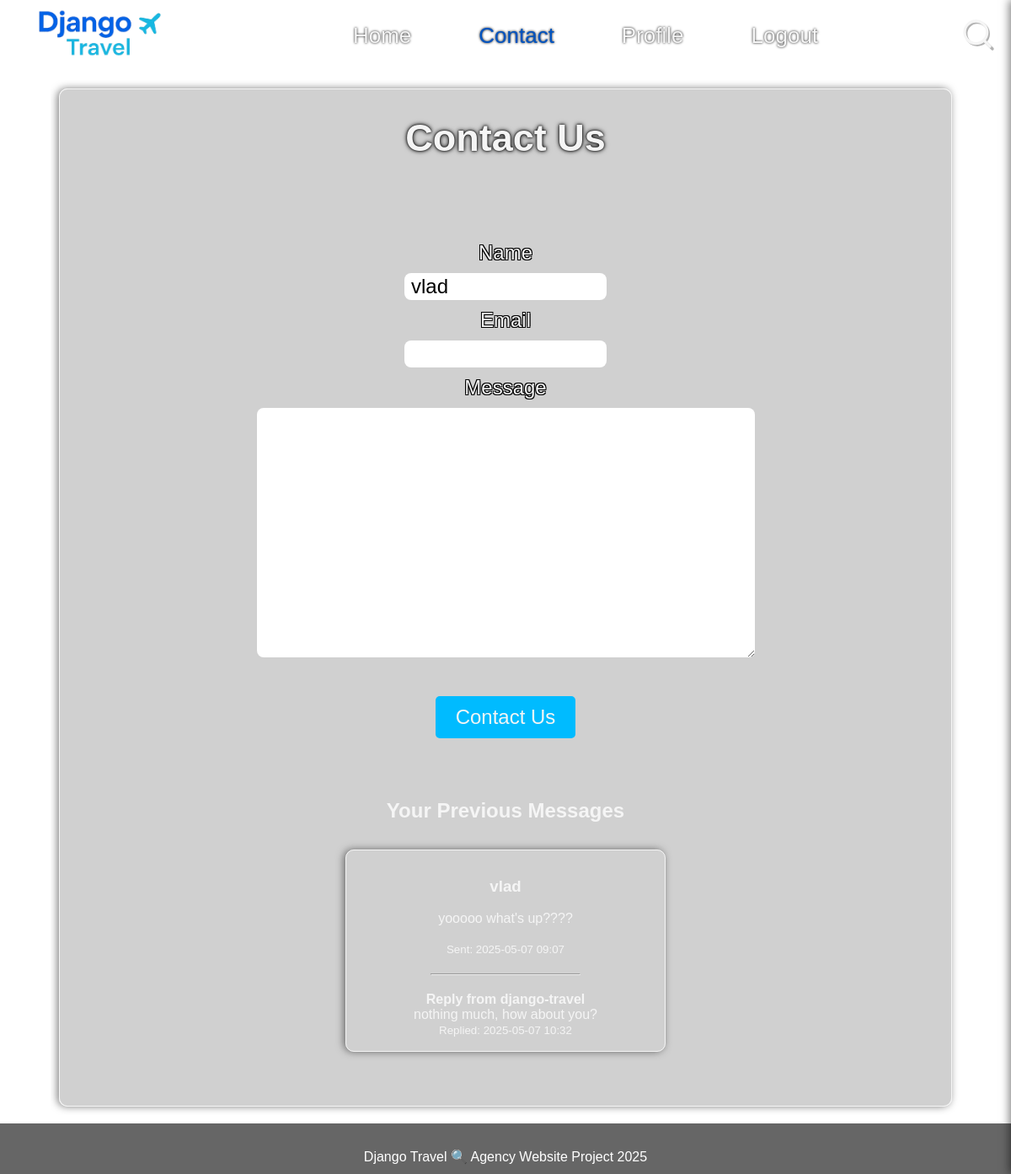
Before: /contact/ (signed in) with the older database file.
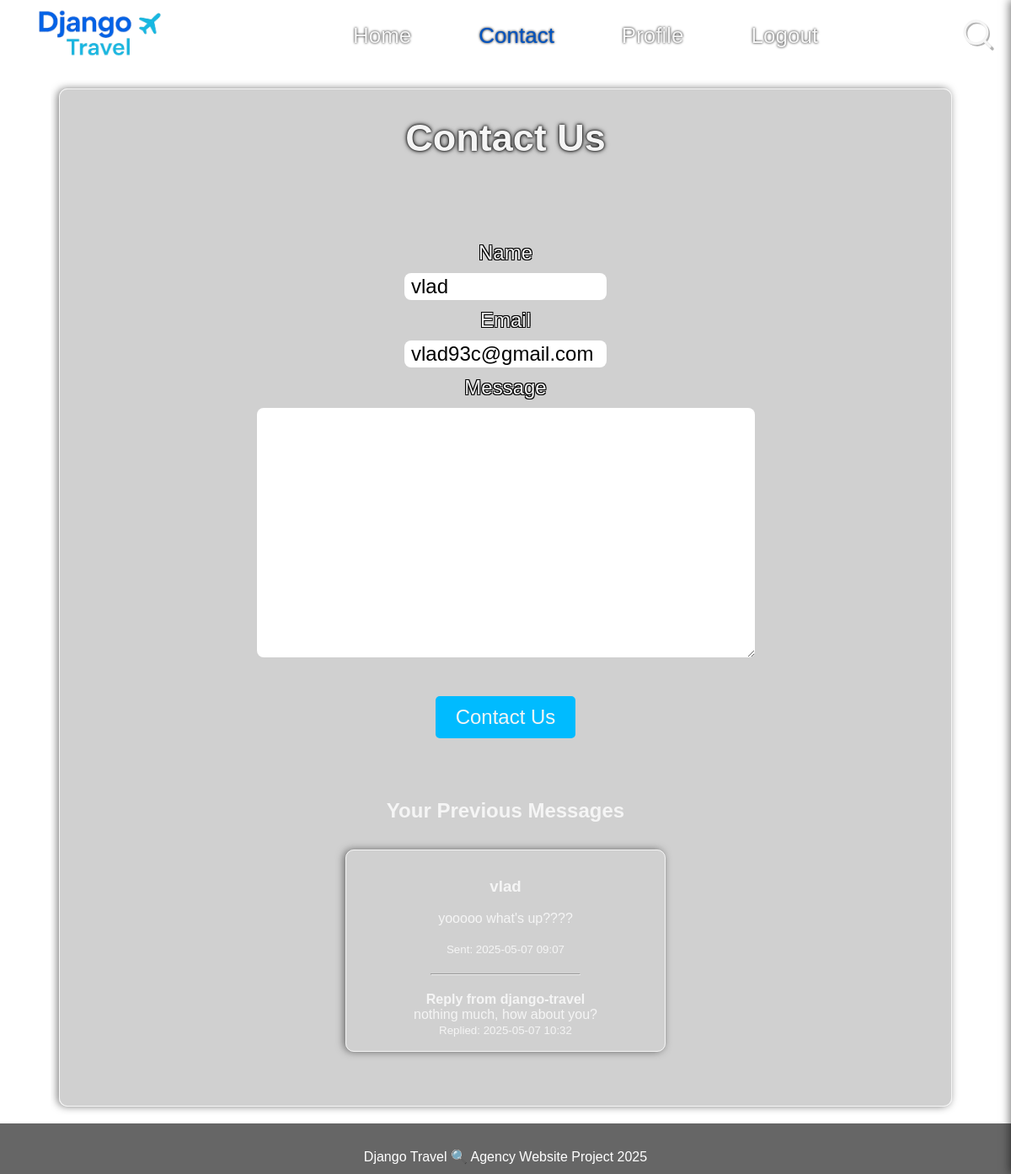
After: the same page with the newer database file.
### travel/models/contact_models.py (models this page shows, shortened)
class ContactMessage(models.Model):
    user = models.ForeignKey(
        settings.AUTH_USER_MODEL, on_delete=models.SET_NULL, null=True, blank=True
    )
    name = models.CharField(max_length=100)
    email = models.EmailField()
    message = models.TextField()
    created_at = models.DateTimeField(auto_now_add=True)
    reply_message = models.TextField(blank=True)
    replied = models.BooleanField(default=False)
    replied_at = models.DateTimeField(null=True, blank=True)

### accounts/models.py (models this page shows, shortened)
class CustomUser(AbstractUser):
    username = models.CharField(
        unique=True,
        validators=[username_validator],
        max_length=20,
        )
    email = models.EmailField(
            unique=True,
            validators=[EmailValidator()], # Use Django's built-in EmailValidator
            max_length=254,
        )
    groups = models.ManyToManyField('auth.Group',
                                    related_name='customuser_set',
                                    blank=True)
    user_permissions = models.ManyToManyField('auth.Permission',
                                              related_name='customuser_permissions',
                                              blank=True)
    name = models.CharField(max_length=50, blank=True, help_text="First name of the user")
    surname = models.CharField(max_length=50, blank=True, help_text="Last name of the user")
    country = models.CharField(max_length=50, blank=True, help_text="Country of the user")

### travel/views/contact_views.py (the view, shortened to what this page needs)
# urls.py: path('contact/', ContactFormView.as_view(), name='contact')
class ContactFormView(SuccessMessageMixin, FormView):
    template_name = 'contact/contact.html'
    form_class = ContactForm
    success_url = reverse_lazy('contact')
    success_message = "Thank you for your message!"
    def get_initial(self):
        initial = super().get_initial()
        if self.request.user.is_authenticated:
            initial['name'] = self.request.user.username
            initial['email'] = self.request.user.email
        return initial
    def get_context_data(self, **kwargs):
        context = super().get_context_data(**kwargs)
        if self.request.user.is_authenticated:
            context['user_messages'] = ContactMessage.objects.filter(
                user=self.request.user
            ).order_by('-created_at')
        return context

### travel/forms/contact_forms.py (shortened to what this page needs)
class ContactForm(forms.Form):
    name = forms.CharField(
        max_length=100,
        widget=forms.TextInput(attrs={
            'autofocus': 'autofocus',
            'autocomplete': 'name'
        })
    )
    email = forms.EmailField(
        widget=forms.EmailInput(attrs={
            'autocomplete': 'email'
        })
    )
    message = forms.CharField(
        widget=forms.Textarea(attrs={
            'autocomplete': 'off'
        })
    )

### travel/context_processors.py (called while the page is built)
def trip_search_form(request):
    countries_json = json.dumps([
        {'id': country.id, 'name': country.name, 'continent_id': country.continent.id}
        for country in Country.objects.all()
    ])
    continents_json = json.dumps([
        {'id': continent.id, 'name': continent.name}
        for continent in Continent.objects.all()
    ])
    cities_json = json.dumps([
        {'id': city.id, 'name': city.name, 'country_id': city.country.id, 'continent_id': city.country.continent.id}
        for city in City.objects.all()
    ])
    return {
        'trip_search_form': TripSearchForm(),
        'countries_json': countries_json,
        'continents_json': continents_json,
        'cities_json': cities_json,
    }

### travel/models/location_models.py (called while the page is built)
    def __str__(self):
        return self.name

    def __str__(self):
        return self.name

    def __str__(self):
        return self.name

    def __str__(self):
        return self.name

### pages/templates/contact/contact.html (shortened to what this page needs)
{% extends "base.html" %}
{% load static %}
{% block content %}
<div class="container-presets contact-us-container">
    <h1 class="title1-presets">Contact Us</h1>
    <div class="contact-us-form">
        <form method="post">
            <div>
                <label for="{{ form.name.id_for_label }}">Name</label><br>
                {{ form.name }}
            </div>
            <div>
                <label for="{{ form.email.id_for_label }}">Email</label><br>
                {{ form.email }}
            </div>
            <div>
                <label for="{{ form.message.id_for_label }}">Message</label><br>
                {{ form.message }}
            </div>
            <button class="button-presets contact-us-form-button" type="submit">Contact Us</button>
        </form>
    </div>
    <div class="contact-us-messages-container">
        {% if user_messages %}
          <h2>Your Previous Messages</h2>
          <ul>
            {% for msg in user_messages %}
              <div class="inner-container-presets contact-us-messages-container-message">
                <li>
                  <h3 class="contact-us-messages-container-message-username">
                    {{ msg.name }}
                  </h3><br>
                  <p class="contact-us-messages-container-message-message">
                    {{ msg.message|linebreaks }}
                  </p><br>
                  <small>Sent: {{ msg.created_at|date:"Y-m-d H:i" }}</small>
                  {% if msg.replied and msg.reply_message %}
                  <hr class="divider-presets">
                    <div class="contact-us-admin-reply">
                      <strong>Reply from django-travel</strong><br>
                      <p>{{ msg.reply_message|linebreaks }}</p>
                      <small>Replied: {{ msg.replied_at|date:"Y-m-d H:i" }}</small>
                    </div>
                  {% endif %}
                </li>
              </div>
            {% endfor %}
          </ul>
        {% else %}
          <p>You haven't sent any messages yet.</p>
        {% endif %}
    </div>
</div>
{% endblock %}

### pages/templates/base.html (shortened to what this page needs)
<!DOCTYPE html>
<html lang="en">
<head>
    {% load static %}
    <link rel="stylesheet" href="{% static 'css/style.css' %}">
</head>
<body>
    {% with request.resolver_match.url_name as current_url %}
    <header class="navigation">
        <a href="{% url 'home' %}" class="nav-branding nav-link {% if current_url == 'home' %}active{% endif %}" id="nav-brand-logo">
            <img src="/static/images/logo/logo.png" alt="Logo" />
        </a>
        <nav class="navbar">
            <ul class="nav-menu">
                <li class="nav-item">
                    <a href="{% url 'home' %}" class="nav-link {% if current_url == 'home' %}active{% endif %}">Home</a>
                </li>
                <li class="nav-item">
                    <a href="{% url 'contact' %}" class="nav-link {% if current_url == 'contact' %}active{% endif %}">Contact</a>
                </li>
                {% if user.is_authenticated %}
                <li class="nav-item">
                    <a href="{% url 'user_profile' username=user.username %}" class="nav-link {% if current_url == 'user_profile' %}active{% endif %}">Profile</a>
                </li>
                <li class="nav-item">
                    <a href="{% url 'logout' %}" class="nav-link">Logout</a>
                </li>
                {% else %}
                <li class="nav-item">
                    <a href="{% url 'login' %}" class="nav-link {% if current_url == 'login' %}active{% endif %}">Login</a>
                </li>
                {% endif %}
            </ul>
        </nav>
    </header>
    {% endwith %}
    <div class="search-container">
    </div>
    <main class="content">
        {% block content %}
        {% endblock %}
    </main>
    <footer>
        <p>Django Travel 🔍 Agency Website Project 2025</p>
    </footer>
</body>
</html>

### pages/static/css/style.css (style rules this page uses)
:root { --background-image: url('/static/images/background.jpg'); --profile-image: url('/static/images/profile_picture.jpg'); --font:"Trebuchet MS", Arial, sans-serif; --text-color: whitesmoke; --light-blue: rgb(0, 187, 255); --dark-blue: rgb(1, 83, 192); --red: rgb(200, 0, 0); --black:rgb(38, 38, 38); --light-blue-transparent: rgba(0, 187, 255, 0.5); --dark-blue-transparent: rgba(1, 83, 192, 0.5); --text-shadow-black: 0 0 3px rgba(0, 0, 0, 1); --box-shadow: -2px 0 10px rgba(0, 0, 0, 0.5); --box-shadow-black-surround: 0 0 10px 2px rgba(0, 0, 0, 0.5); --box-shadow-light-blue-surround: 0 0 10px 2px rgba(0, 187, 255, 0.4); --box-shadow-dark-blue-surround: 0 0 10px 2px rgb(1, 83, 192, 0.4); --box-shadow-light-blue: -1px 0 8px rgba(0, 187, 255, 0.5); --box-shadow-dark-blue: 2px -2px 3px rgb(1, 83, 192, 0.4); --text-shadow-layered-black: 0 0 2px rgba(0, 0, 0, 0.9), 0 0 4px rgba(0, 0, 0, 0.8), 0 0 6px rgba(0, 0, 0, 0.6); --text-shadow-strong-black: 0 0 6px rgba(0, 0, 0, 1); --text-shadow-crisp-black: -1px -1px 0 black, 1px -1px 0 black, -1px 1px 0 black, 1px 1px 0 black; }
@media (max-width: 999999px) { * { padding: 0; margin: 0; box-sizing: border-box; font-family: var(--font); } }
@media (max-width: 999999px) { a { text-decoration: none; color: var(--text-color); transition: 0.8s ease; } }
@media (max-width: 999999px) { li { list-style: none; } }
@media (max-width: 999999px) { html,body { height: 100%; flex-direction: column; overflow-x: hidden; flex:1; scroll-behavior: smooth; background: var(--background-image) no-repeat center center fixed; background-size: cover; } }
@media (max-width: 999999px) { .container-presets { border: 1px solid rgba(255, 255, 255, 0.8); border-radius: 10px; background-color: rgba(100, 100, 100, 0.3); backdrop-filter: blur(0.1rem); box-shadow: -2px 0 10px rgba(0, 0, 0, 0.5); } }
@media (max-width: 999999px) { .inner-container-presets { border: 1px solid rgba(255, 255, 255, 0.8); border-radius: 10px; box-shadow: -2px 0 10px rgba(0, 0, 0, 0.5); } }
@media (max-width: 999999px) { .button-presets { background-color: var(--light-blue); color: var(--text-color); border: none; border-radius: 5px; cursor: pointer; margin-bottom: 1.5rem; padding: 0.7rem 1.5rem; font-size: 1rem; transition: all 0.8s ease; } }
@media (max-width: 999999px) { .title1-presets { font-size: 45px; margin-bottom: 20px; text-shadow: var(--text-shadow-layered-black); } }
@media (max-width: 999999px) { .divider-presets { margin: 20px 20px; } }

### pages/templates/contact/contact.html (style rules this page uses)
.contact-us-container { padding: 2rem; justify-content: center; align-items: center; }
.contact-us-form { margin-top: 3rem; padding: 3rem; }
.contact-us-form label { font-size: 1.5rem; text-shadow: var(--text-shadow-crisp-black); }
.contact-us-form input, .contact-us-form textarea { font-size: 1.5rem; margin: 10px 0; padding: 0.5rem; outline: none; border: none; border-radius: 0.5rem; }
.contact-us-form input { width: 15rem; height: 2rem; }
.contact-us-form textarea { max-width: 40rem; max-height: 25rem; }
.contact-us-form-button { margin-top: 2rem; font-size: 1.5rem; }
.contact-us-messages-container-message { margin-top: 2rem; margin-bottom: 2rem; padding-left: 5rem; padding-right: 5rem; padding-top: 2rem; padding-bottom: 1rem; justify-self: center; align-self: center; max-width: 50%; }

Changed rows visible on the page:
now on this page (row edited): CustomUser: name "vlad", email "vlad93c@gmail.com"
Other visible differences:
form field name: "vlad" → (not shown)
